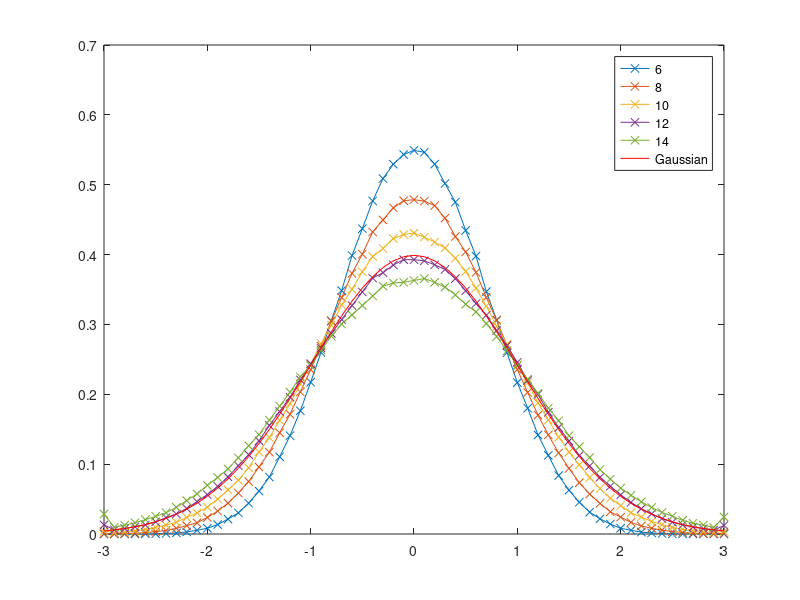
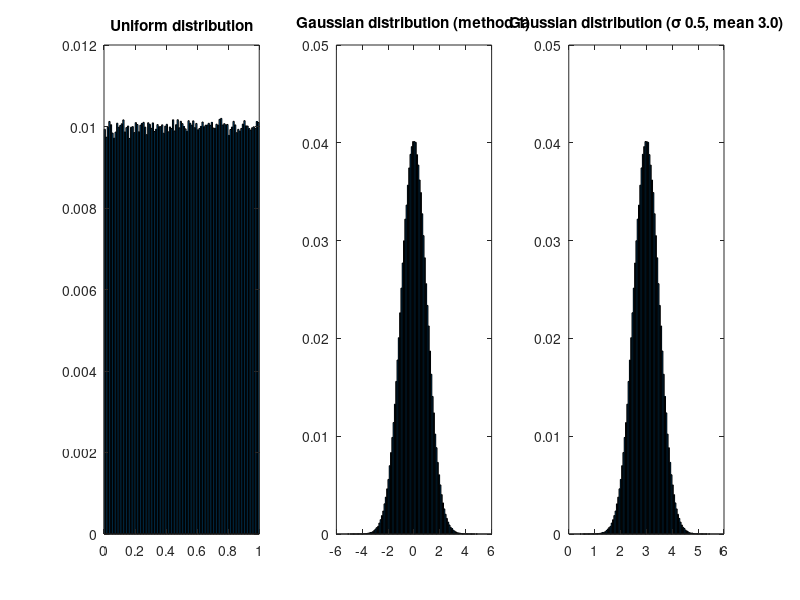

MATLAB code for these plots, in order:
clear all; close all

N=1000000;
u1 = rand(N,1);
[hu xu] = hist(u1,100);
g1 = zeros(N,1);
g1(1:2:end) = sqrt(-2.*log(u1(1:2:end))).*cos(2*pi.*u1(2:2:end));
g1(2:2:end) = sqrt(-2.*log(u1(1:2:end))).*sin(2*pi.*u1(2:2:end));
[hg xg] = hist(g1,100);
figure(10); subplot(1,3,1);  bar(xu, hu./N); title('Uniform distribution')
figure(10); subplot(1,3,2); bar(xg, hg./N); title('Gaussian distribution (method 1)')

sigma = 0.5; 
avg = 3;
ga = g1.*sigma + avg;
[ha xa] = hist(ga,100);
figure(10); subplot(1,3,3); bar(xa, ha./N); title('Gaussian distribution (\sigma 0.5, mean 3.0)')

nuni = [6 8 10 12 14];
hp = -3:0.1:3;
for jj=1:length(nuni)
   unif(:,jj) = rand(N,1);
   rnc = conv(unif(:,jj),ones(nuni(jj),1));
   rnc = rnc(nuni(jj):end);
   normed(:,jj) = rnc-nuni(jj)/2;
   dist(:,jj) = hist(normed(:,jj),hp);
   dist(:,jj) = dist(:,jj)./(length(rnc)*0.1);
end

gauss = 1/(sqrt(2*pi))*exp((-hp.^2)./2);
figure; plot(hp, dist,'x-')
hold on; plot(hp, gauss, 'r');
legend('6', '8', '10', '12', '14', 'Gaussian');
    
